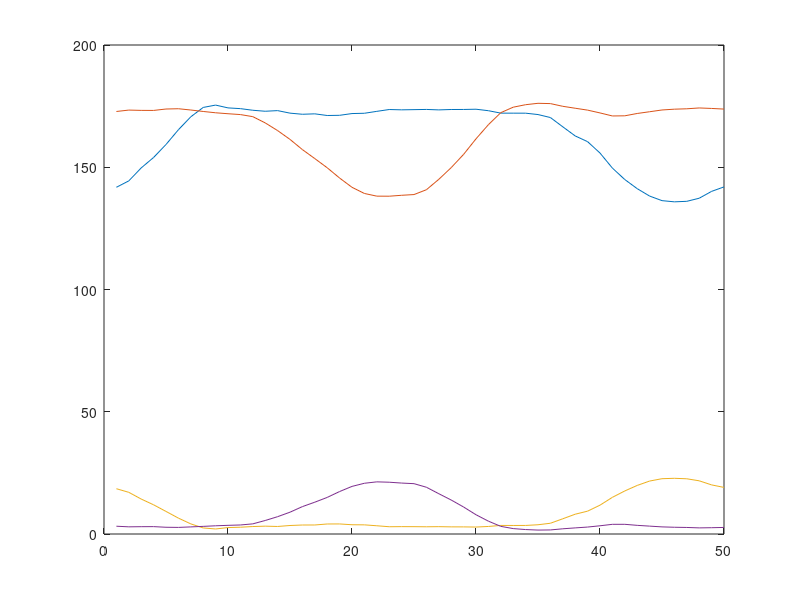

Write the MATLAB code that produced this figure.
data_train=load('angles_data/Angles_normal.mat');
data_train=data_train.Angles_normal;
[N T]=size(data_train);
sample=zeros(4,50);
for h=1:50:T
        sample=sample+data_train(:, h:h+49);  
end
sample=sample./(T/50);
plot(sample');



% test on the normal set
normal=load('angles_data/Angles_normal_test.mat');
normal=normal.Angles_normal_test;
[N T]=size(normal);
M=1;
for h=1:50:T
        normalized=normal(:, h:h+49);  
        for k=1:4
        D(k,M)=pdist2(sample(k,:),normalized(k,:),'minkowski');
        end
               M=M+1;
        end
 M

%% abnormal LKI
LKI=load('angles_data/Angles_LFD.mat');
LKI=LKI.Angles_LFD;
[N T]=size(LKI);

for i=1:50:T
    data_seq=LKI(:,i:i+49);
    for k=1:4
        D(k,M)=pdist2(sample(k,:),data_seq(k,:),'minkowski');
     
    end
       M=M+1;
end

%%
M

%% abnormal RKI
LKI=load('angles_data/Angles_RKI.mat');
LKI=LKI.Angles_RKI;
[N T]=size(LKI);

for i=1:50:T
    data_seq=LKI(:,i:i+49);
    for k=1:4
        D(k,M)=pdist2(sample(k,:),data_seq(k,:),'minkowski');
     
    end
       M=M+1;
end
M
%% abnormal LFD
LKI=load('angles_data/Angles_LFD.mat');
LKI=LKI.Angles_LFD;
[N T]=size(LKI);

for i=1:50:T
    data_seq=LKI(:,i:i+49);
    for k=1:4
        D(k,M)=pdist2(sample(k,:),data_seq(k,:),'minkowski');
     
    end
       M=M+1;
end

%% abnormal RFD
LKI=load('angles_data/Angles_RFD.mat');
LKI=LKI.Angles_RFD;
[N T]=size(LKI);

for i=1:50:T
    data_seq=LKI(:,i:i+49);
    for k=1:4
        D(k,M)=pdist2(sample(k,:),data_seq(k,:),'minkowski');
     
    end
       M=M+1;
end
